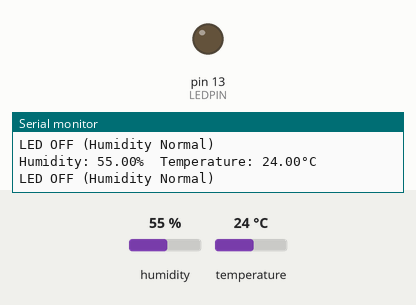
The sketch below on a simulated Arduino Uno, built with avr-gcc and run on an emulated ATmega328P. On the bench: output pins drawn as LEDs (lit = HIGH), the last lines printed to the serial monitor. The inputs (shaded band) are chosen by the test bench; at power-on: humidity 55 %, temperature 24 °C.

Above: at 4.8 s.
4.9 s: humidity set to 79 %
7.9 s: humidity set to 82 %
At 9.0 s:
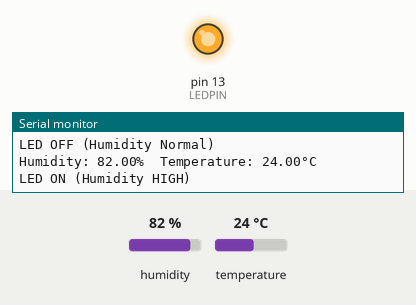
17.5 s: humidity set to 88 %
Timing chart, 0 to 24.6 s (numbered marks = the images above; inputs shaded):
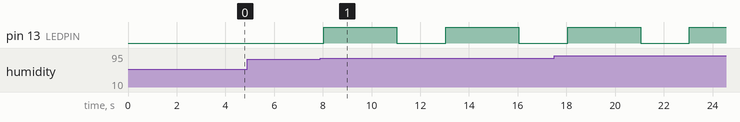

The sketch:

DET22_LED.ino
```cpp
#include "DHT.h"

#define DHTPIN 2
#define DHTTYPE DHT22
#define LEDPIN 13

DHT dht(DHTPIN, DHTTYPE);

void setup() {
  Serial.begin(9600);
  Serial.println(F("DHTxx test!"));

  pinMode(LEDPIN, OUTPUT);
  dht.begin();
}

void loop() {
  delay(2000);

  float humidity = dht.readHumidity();
  float temperature = dht.readTemperature();


  if (isnan(humidity) || isnan(temperature)) {
    Serial.println(F("Failed to read from DHT sensor!"));
    digitalWrite(LEDPIN, LOW);
    return;
  }

  Serial.print(F("Humidity: "));
  Serial.print(humidity);
  Serial.print(F("%  Temperature: "));
  Serial.print(temperature);
  Serial.println(F("°C"));


  if (humidity > 80.0) {
    digitalWrite(LEDPIN, HIGH);
    Serial.println("LED ON (Humidity HIGH)");
    delay(3000);
    digitalWrite(LEDPIN, LOW);
  } else {
    digitalWrite(LEDPIN, LOW);
    Serial.println("LED OFF (Humidity Normal)");
  }
}
```

Measured:
- the behaviour switches between 80 and 81 % on humidity (found by bisection; images 0 and 1)
- after the input at 7.9 s, pin 13 (LEDPIN): alternates HIGH for 3.0 s and LOW for 2.0 s, starting after 0.13 s
